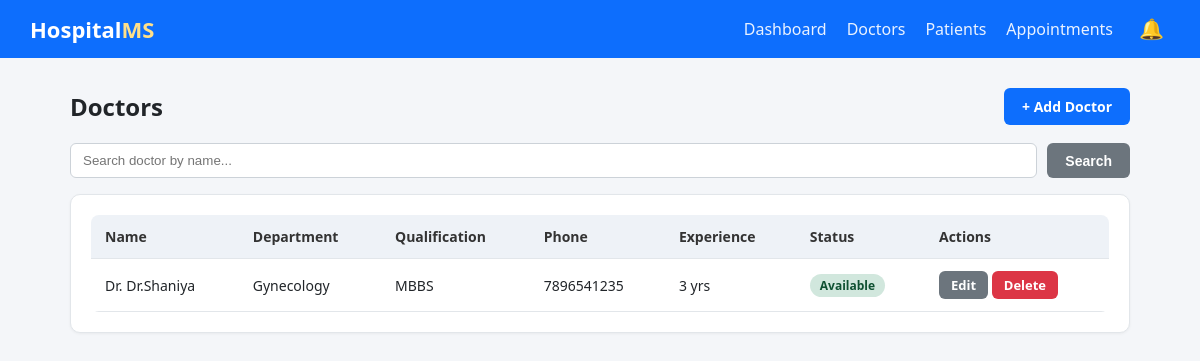
/doctors/, run on an earlier commit of the app's database.
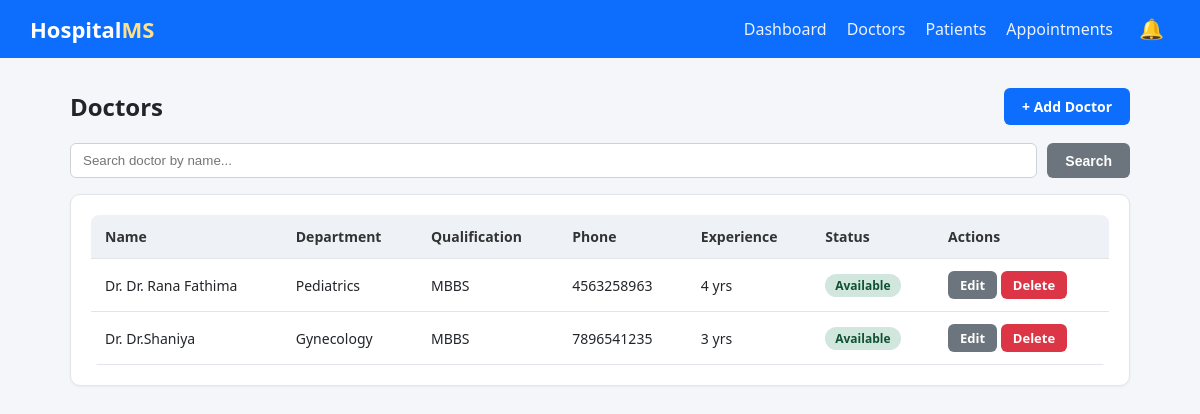
And on a later commit of the database.
### hospital/models.py (models this page shows, shortened)
class Doctor(models.Model):
    DEPARTMENT_CHOICES = [
        ('CARD', 'Cardiology'),
        ('NEURO', 'Neurology'),
        ('ORTHO', 'Orthopedics'),
        ('PEDS', 'Pediatrics'),
        ('GEN', 'General Medicine'),
        ('DERM', 'Dermatology'),
        ('ENT', 'ENT'),
        ('GYNO', 'Gynecology'),
    ]
    name = models.CharField(max_length=100)
    department = models.CharField(max_length=10, choices=DEPARTMENT_CHOICES, default='GEN')
    qualification = models.CharField(max_length=150, blank=True)
    phone = models.CharField(max_length=15)
    email = models.EmailField(blank=True)
    experience_years = models.PositiveIntegerField(default=0)
    available = models.BooleanField(default=True)
    created_at = models.DateTimeField(auto_now_add=True)
    class Meta:
        ordering = ['name']

### hospital/views.py (the view)
# urls.py: path('doctors/', views.DoctorListView.as_view(), name='doctor-list'),
class DoctorListView(ListView):
    model = Doctor
    template_name = 'hospital/doctor_list.html'
    context_object_name = 'doctors'
    paginate_by = 10
    def get_queryset(self):
        queryset = super().get_queryset()
        query = self.request.GET.get('q')
        if query:
            queryset = queryset.filter(name__icontains=query)
        return queryset

### hospital/context_processors.py (called while the page is built)
def notifications(request):
    latest = Notification.objects.all()[:8]
    unread_count = Notification.objects.filter(is_read=False).count()
    return {
        'nav_notifications': latest,
        'nav_unread_count': unread_count,
    }

### hospital/templates/hospital/doctor_list.html (shortened to what this page needs)
{% extends 'hospital/base.html' %}
{% block content %}
    <div class="page-header">
        <h1>Doctors</h1>
        <a href="{% url 'doctor-add' %}" class="btn">+ Add Doctor</a>
    </div>
    <form method="get" class="search-bar">
        <input type="text" name="q" placeholder="Search doctor by name..." value="{{ request.GET.q }}">
        <button type="submit" class="btn btn-secondary">Search</button>
    </form>
    <div class="card">
        {% if doctors %}
        <table>
            <thead>
                <tr>
                    <th>Name</th>
                    <th>Department</th>
                    <th>Qualification</th>
                    <th>Phone</th>
                    <th>Experience</th>
                    <th>Status</th>
                    <th>Actions</th>
                </tr>
            </thead>
            <tbody>
                {% for doctor in doctors %}
                <tr>
                    <td>Dr. {{ doctor.name }}</td>
                    <td>{{ doctor.get_department_display }}</td>
                    <td>{{ doctor.qualification|default:"-" }}</td>
                    <td>{{ doctor.phone }}</td>
                    <td>{{ doctor.experience_years }} yrs</td>
                    <td>
                        {% if doctor.available %}
                            <span class="badge badge-success">Available</span>
                        {% else %}
                            <span class="badge badge-danger">Unavailable</span>
                        {% endif %}
                    </td>
                    <td>
                        <a href="{% url 'doctor-edit' doctor.pk %}" class="btn btn-sm btn-secondary">Edit</a>
                        <a href="{% url 'doctor-delete' doctor.pk %}" class="btn btn-sm btn-danger">Delete</a>
                    </td>
                </tr>
                {% endfor %}
            </tbody>
        </table>
        {% else %}
            <div class="empty-state">No doctors found. <a href="{% url 'doctor-add' %}">Add one now</a>.</div>
        {% endif %}
    </div>
{% endblock %}

What changed in the data, as far as the page shows it:
added Doctor: name "Dr. Rana Fathima", department "Pediatrics", qualification "MBBS", phone "4563258963", experience_years "4", available "Available"
